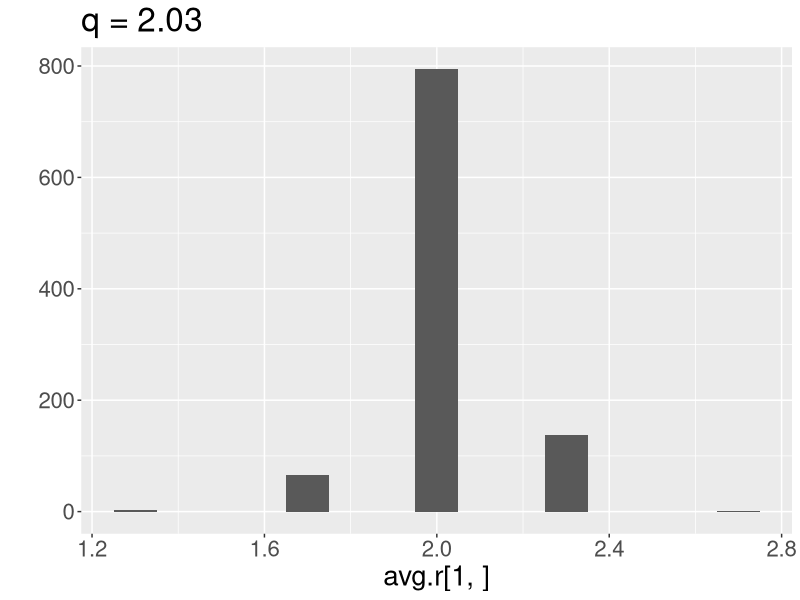
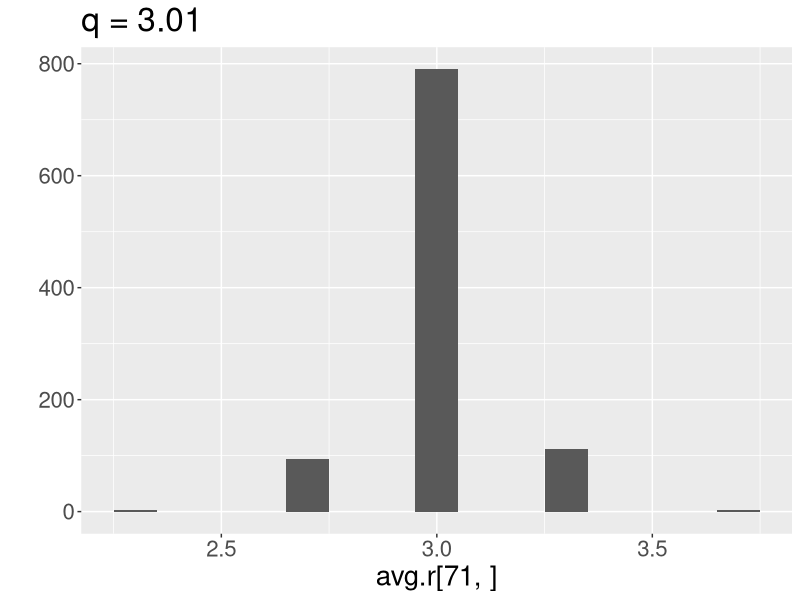
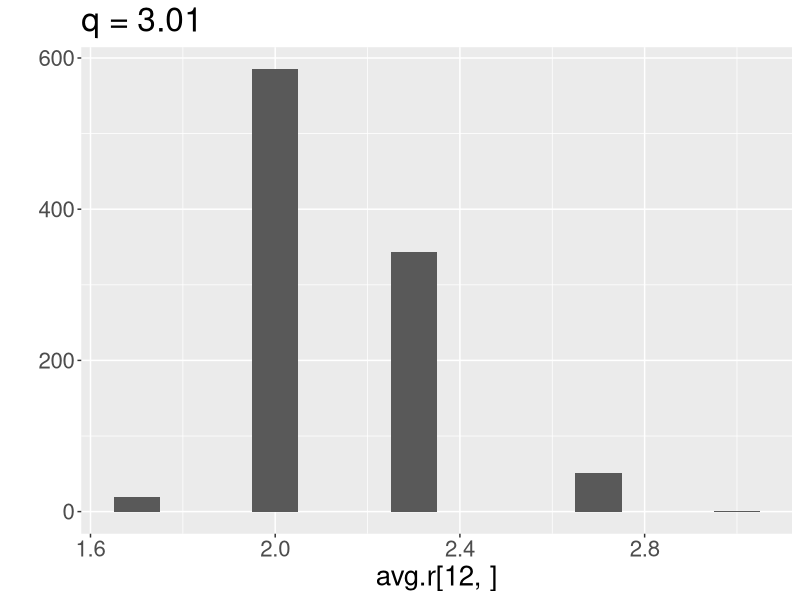

The R script that drew these images, in order:
## ---- chunk 1
library(tidyverse)
set.seed(1234)
## ---- chunk 2
simul  <- function(N.papers, N.reviews, sigma.r, sigma.rev, q){
    rev <- rnorm(N.papers, mean = 3, sd = sigma.rev)
    r <- matrix(NA, nrow = N.reviews, ncol = N.papers)

    # review assignment
    assign <- matrix(NA, nrow = N.reviews, ncol = N.papers)
    idx  <- rep(1:N.papers, each = N.reviews)
    idx <- sample(idx)
    for(i in 1:N.papers){
        assign[,i] <- idx[((i-1)*N.reviews + 1) : (i*N.reviews)]
    }

    # review scores
    for(i in 1:N.papers){
        for(j in 1:N.reviews){
            r[j,i] <- round(rnorm(1, rev[j] + q[i], sigma.r))
            
        }
    }

    # clip all values in r to be between 1 and 5
    r <- pmax(r, 1)
    r <- pmin(r, 5)


    # average scores
    apply(r, 2, mean)
}

compute.rating.rmse <- function(q, avg.r, sigma.r, sigma.rev, N.papers, N.reviews, N.reps){

    
    

    # make q the same shape as avg.r (i.e., N.reps x N.papers)
    # use rep to replicate the row q N.reps times
    # make q.rep a matrix with N.reps columns and N.papers rows
    
    q.clipped <- pmax(q, 1)
    q.clipped <- pmin(q.clipped, 5)
    
    q.rep <- matrix(rep(q, N.reps), nrow = N.papers, ncol = N.reps)

    # compute SSE
    SSE <- sum((avg.r - (3 + q.rep))^2)

    # compute RMSE
    sqrt(SSE / (N.papers * N.reps))
}
## ---- chunk 3

N.papers  <- 200
N.reviews <- 3
N.reps    <- 1000
sigma.r   <- 0.2
sigma.q   <- 0.8
sigma.rev <- 0.2


sigma.r
sigma.q
sigma.rev
q <- rnorm(N.papers, 0, sigma.q)
avg.r <- replicate(N.reps, simul(N.papers, N.reviews, sigma.r, sigma.rev, q))
compute.rating.rmse(q, avg.r, sigma.r, sigma.rev, N.papers, N.reviews, N.reps)

## ---- chunk 4
qplot(avg.r[1, ], geom = "histogram", binwidth = 0.1) + ggtitle(sprintf("q = %.2f", 3+q[1])) + theme(text = element_text(size=20))
## ---- chunk 5
qplot(avg.r[71, ], geom = "histogram", binwidth = 0.1) + ggtitle(sprintf("q = %.2f", 3+q[71])) + theme(text = element_text(size=20))
## ---- chunk 6
qplot(avg.r[12, ], geom = "histogram", binwidth = 0.1) + ggtitle(sprintf("q = %.2f", 3+q[71])) + theme(text = element_text(size=20))
## ---- chunk 7
N.papers  <- 200
N.reviews <- 3
N.reps    <- 1000
sigma.r   <- 0.4
sigma.q   <- 0.8
sigma.rev <- 0.4


sigma.r
sigma.q
sigma.rev
q <- rnorm(N.papers, 0, sigma.q)
avg.r <- replicate(N.reps, simul(N.papers, N.reviews, sigma.r, sigma.rev, q))
compute.rating.rmse(q, avg.r, sigma.r, sigma.rev, N.papers, N.reviews, N.reps)
